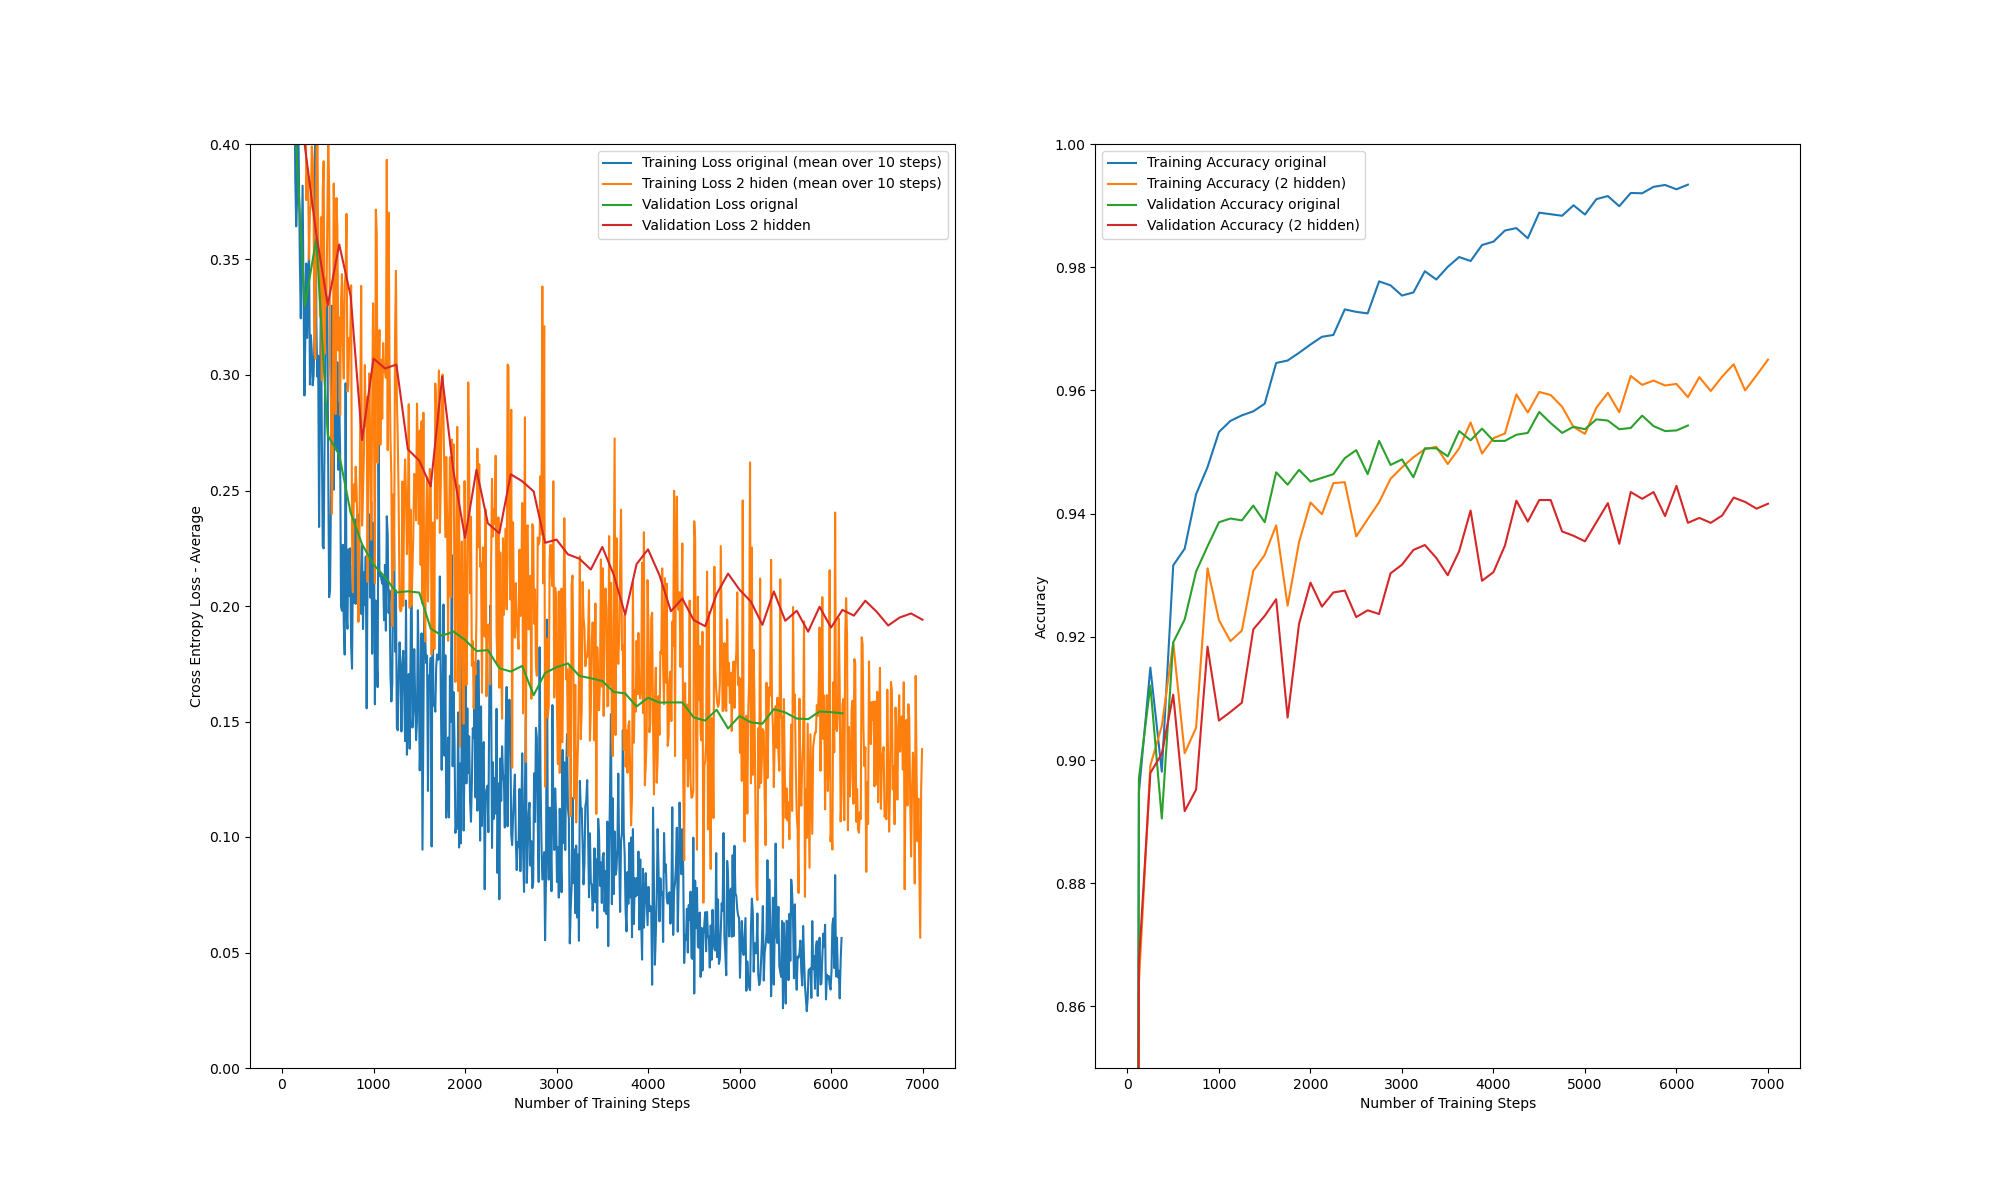

Generate this figure with Python:
import utils
import matplotlib.pyplot as plt
from task2a import pre_process_training_images, one_hot_encode, SoftmaxModel, pre_process_non_training_images
from task2 import SoftmaxTrainer


if __name__ == "__main__":
    # hyperparameters DO NOT CHANGE IF NOT SPECIFIED IN ASSIGNMENT TEXT
    num_epochs = 50
    learning_rate = .1
    batch_size = 32
    momentum_gamma = .9  # Task 3 hyperparameter
    shuffle_data = True

    use_improved_sigmoid = True
    use_improved_weight_init = True
    # We reduce the learning rate when using momentum
    use_momentum = True
    learning_rate = 0.02

    # Load dataset
    X_train, Y_train, X_val, Y_val = utils.load_full_mnist()
    X_train, mean, std = pre_process_training_images(X_train)
    X_val = pre_process_non_training_images(X_val, mean, std)
    Y_train = one_hot_encode(Y_train, 10)
    Y_val = one_hot_encode(Y_val, 10)

    # Original model from task 3
    neurons_per_layer = [64, 10]

    model_original = SoftmaxModel(
        neurons_per_layer,
        use_improved_sigmoid,
        use_improved_weight_init)
    trainer_original = SoftmaxTrainer(
        momentum_gamma, use_momentum,
        model_original, learning_rate, batch_size, shuffle_data,
        X_train, Y_train, X_val, Y_val,
    )
    train_history_original, val_history_original = trainer_original.train(
        num_epochs)

    # Two hidden layers
    neurons_per_layer = [60, 60, 10]

    model = SoftmaxModel(
        neurons_per_layer,
        use_improved_sigmoid,
        use_improved_weight_init)
    trainer = SoftmaxTrainer(
        momentum_gamma, use_momentum,
        model, learning_rate, batch_size, shuffle_data,
        X_train, Y_train, X_val, Y_val,
    )
    train_history, val_history = trainer.train(num_epochs)

    plt.figure(figsize=(20, 12))

    # Plot loss
    plt.subplot(1, 2, 1)
    plt.ylim([0, .4])
    utils.plot_loss(train_history_original["loss"],
                    "Training Loss original", npoints_to_average=10, plot_variance=False)
    utils.plot_loss(train_history["loss"], "Training Loss 2 hiden",
                    npoints_to_average=10, plot_variance=False)
    utils.plot_loss(
        val_history_original["loss"], "Validation Loss orignal", plot_variance=False)
    utils.plot_loss(val_history["loss"],
                    "Validation Loss 2 hidden", plot_variance=False)
    plt.legend()
    plt.xlabel("Number of Training Steps")
    plt.ylabel("Cross Entropy Loss - Average")

    # Plot accuracy
    plt.subplot(1, 2, 2)
    plt.ylim([0.85, 1])
    utils.plot_loss(
        train_history_original["accuracy"], "Training Accuracy original")
    utils.plot_loss(train_history["accuracy"], "Training Accuracy (2 hidden)")
    utils.plot_loss(
        val_history_original["accuracy"], "Validation Accuracy original")
    utils.plot_loss(val_history["accuracy"], "Validation Accuracy (2 hidden)")
    plt.xlabel("Number of Training Steps")
    plt.ylabel("Accuracy")
    plt.legend()

    plt.savefig("task4d.png")
    plt.show()
